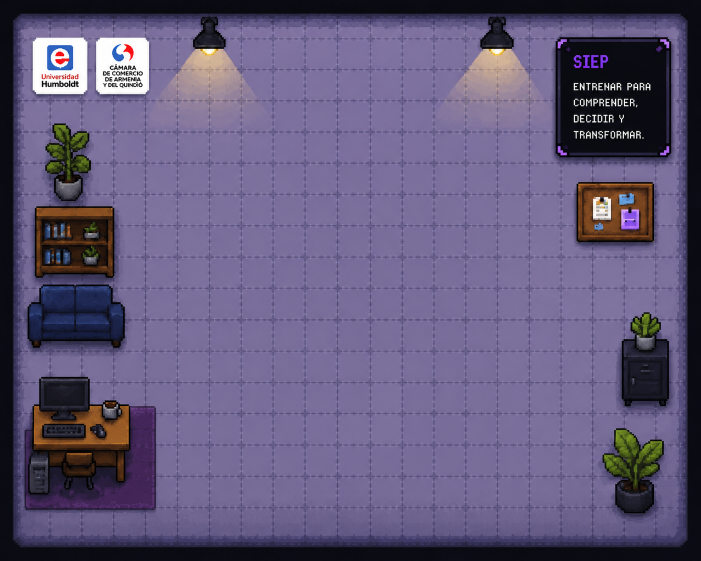
#> input picture frontend/src/assets/backgrounds/fondo_login_definitivo.png, 1402 x 1122 px, given in place of entera-sala-espera-noche.png, which was not available (shown at 1/2 size); the run also reads 1 picture not shown here
$ python preparar.py
#> lines starting #> are read from the running program, lines starting #| are printed output that depends on the picture; after the words box and inside, x2 and y2 are one past the last pixel; in counts of white or black regions, pixels touching at a corner belong together
"""Prepara los recursos de la maqueta de la interfaz unificada (bloque U1).

Copia y recorta, sin redibujar nada:
- la sala de espera de noche de P2 (render entero, mundo x1) como fondo;
- los cuadros quietos de Valentina (la estudiante) con su sombra de contacto por escalones;
- el Kit PAP del suelo, los retratos del kit (abuela y Valentina) y los iconos de herramientas de O1;
- las capturas del juego de hoy (WebP) para el lado «Hoy».

El arte de las placas (marcos, tramas, letras, iconos) ya está en arte/ (copiado de I1). Se corre desde la raíz del repo
principal o desde cualquier sitio: las rutas son absolutas respecto de este archivo.
"""
from pathlib import Path

from PIL import Image

AQUI = Path(__file__).resolve().parent
WT = AQUI.parents[1]                      # .worktrees/u1
RAIZ = WT.parents[1]                      # repo principal
NOCHE = RAIZ / '.superpowers' / 'noche-2026-11-14'
KIT = WT / 'frontend' / 'src' / 'assets' / 'characters' / 'kit'
OBJ = WT / 'frontend' / 'src' / 'assets' / 'game' / 'objects'
ARTE = AQUI / 'arte'
HOY = AQUI / 'hoy'

SOMBRA = (20, 18, 30)                     # el tono oscuro de la sala, no negro


def sombra_de_contacto(sprite: Image.Image) -> Image.Image:
    """Añade debajo de los pies una sombra por escalones (dos anillos de opacidad, sin difuminado)."""
    w, h = sprite.size
    alfa = sprite.getchannel('A')
    filas = [y for y in range(h) if any(alfa.getpixel((x, y)) for x in range(w))]
    pie = filas[-1]
    cols = [x for x in range(w) if alfa.getpixel((x, pie))]
    cx = (cols[0] + cols[-1]) / 2
    lienzo = Image.new('RGBA', (w, h + 4), (0, 0, 0, 0))
    px = lienzo.load()
    for y in range(-2, 3):
        for x in range(w):
            dx, dy = (x + 0.5 - cx) / 13, (y + 0.5) / 2.6
            d = dx * dx + dy * dy
            if d <= 1:
                px[x, pie + 1 + y] = SOMBRA + (150 if d <= 0.45 else 90,)
    lienzo.alpha_composite(sprite, (0, 0))
    return lienzo


def preparar():
    ARTE.mkdir(exist_ok=True)
    HOY.mkdir(exist_ok=True)
    Image.open(NOCHE / 'capturas-p2' / 'entera-sala-espera-noche.png').convert('RGB').save(ARTE / 'sala-espera-noche.png', optimize=True)

    hoja = Image.open(KIT / 'valentina' / 'idle.png').convert('RGBA')
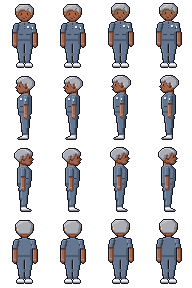
#> input picture frontend/src/assets/characters/kit/jorge/idle.png, 192 x 288 px, found by its file name
#> hoja is the input picture: PIL image 192x288 RGBA; mean R, G, B, A 30.3, 29.8, 32.7, 74.1
    for fila, nombre in enumerate(['frente', 'izquierda', 'derecha', 'espalda']):
        cuadro = hoja.crop((0, fila * 72, 48, fila * 72 + 72))
        sombra_de_contacto(cuadro).save(ARTE / f'valentina-{nombre}.png')
#> this loop made 4 passes
#> (cols in sombra_de_contacto, cx in sombra_de_contacto) on passes 1 to 4: ([17, 18, 19, 20, 21, 22, 23, 25, 26, 27, 28, 29, 30, 31], 24), ([18, 19, 20, 21, 22, 23, 24, 25, 26, 27], 22.5), ([21, 22, 23, 24, 25, 26, 27, 28, 29, 30], 25.5), ([17, 18, 19, 20, 21, 22, 23, 25, 26, 27, 28, 29, 30, 31], 24)
#> pass 1, in preparar, `cuadro = hoja.crop((0, fila * 72, 48, fila * 72 + 72))`:
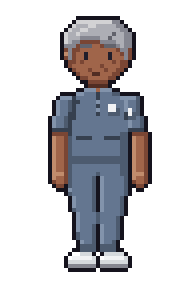
#> cuadro: PIL image 48x72 RGBA (shown 4 times larger); mean R, G, B, A 35.5, 34.6, 38, 87.7; transparent parts drawn white
#> pass 1, in sombra_de_contacto, `alfa = sprite.getchannel('A')`:
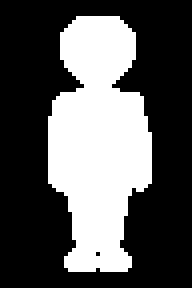
#> alfa: PIL image 48x72 L (shown 4 times larger); 34.4% white; 1 white region, box (x1, y1, x2, y2) and area: (12, 4, 38, 68) 1189
#> pass 1, in preparar, `sombra_de_contacto(cuadro).save(ARTE / f'valentina-{nombre}.png')`:
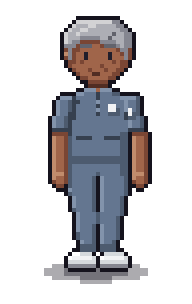
#> saved as valentina-frente.png: PIL image 48x76 RGBA (shown 4 times larger); mean R, G, B, A 34.1, 33.2, 36.6, 85.3; transparent parts drawn white
#> after the loop:
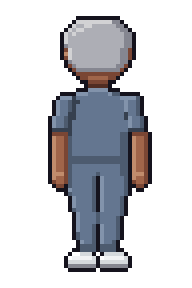
#> cuadro: PIL image 48x72 RGBA (shown 4 times larger); mean R, G, B, A 36.3, 36.8, 41, 87.7; transparent parts drawn white

    Image.open(OBJ / 'tool_pap.png').convert('RGBA').save(ARTE / 'kit-pap.png')
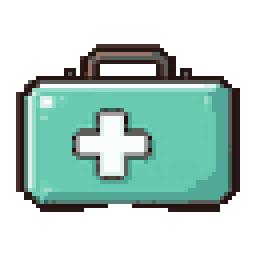
#> input picture frontend/src/assets/game/objects/tool_pap.png, 64 x 64 px (shown 4 times larger)
    for receta, caras in {'abuela-familia': ['cautelosa', 'preocupada'], 'valentina': ['neutral']}.items():
        for cara in caras:
            Image.open(KIT / receta / f'portrait-{cara}.png').convert('RGBA').save(ARTE / f'retrato-{receta}-{cara}.png')

    capturas = {
        'explorando-1366': 'capturas-demo-i1e/05-escena-siguiente.png',
        'explorando-1920': 'capturas-p2/juego-real-sala-espera-puerta-cerrada-noche-1920x1080.png',
        'puerta-1366': 'capturas-p2/juego-real-sala-espera-puerta-cerrada-noche-1366x768.png',
        'puerta-1920': 'capturas-p2/juego-real-sala-espera-puerta-cerrada-noche-1920x1080.png',
        'conversacion-1366': 'capturas-demo-i1e/02-conversacion-abuela.png',
        'conversacion-1920': 'capturas-demo/26-cuadro-cerrado-1-la-abuela-habla.png',
        'conversacion-390': 'capturas-i1/juego-real-telefono-390-1-conversacion.png',
        'decision-1366': 'capturas-demo/26-cuadro-cerrado-1366-decision-mas-larga.png',
        'decision-1920': 'capturas-demo/26-cuadro-cerrado-3-decision-entera.png',
        'decision-390': 'capturas-i1/decisiones-caben-390-con-aviso-breve.png',
        'aviso-1366': 'capturas-i1/decisiones-caben-1366-con-aviso-breve.png',
        'aviso-1920': 'capturas-i1/decisiones-caben-1920-con-aviso-breve.png',
        'pista-1366': 'capturas-demo/26-cuadro-cerrado-1366-decision-mas-larga.png',
        'pista-1920': 'capturas-demo/26-cuadro-cerrado-3-decision-entera.png',
        'capitulo-1366': 'capturas-demo-i1e/09-capitulo-2.png',
        'explorando-390': '../baseline-ui/F10-despues/estudiante__juego-mundo__390x844.png',
        'pausa-1366': '../baseline-ui/F10-despues/estudiante__juego-pausa__1440x900.png',
        'pausa-390': '../baseline-ui/F10-despues/estudiante__juego-pausa__390x844.png',
        'ira-1366': '../baseline-ui/F10-despues/estudiante__juego-ir-a__1440x900.png',
        'ira-390': '../baseline-ui/F10-despues/estudiante__juego-ir-a__390x844.png',
    }
    for clave, ruta in capturas.items():
        Image.open(NOCHE / ruta).convert('RGB').save(HOY / f'{clave}.webp', quality=82, method=6)
    print('listo:', len(list(ARTE.iterdir())), 'en arte,', len(capturas), 'capturas de hoy')


if __name__ == '__main__':
#> (the run stopped early here; a loop or call above may not have finished)
